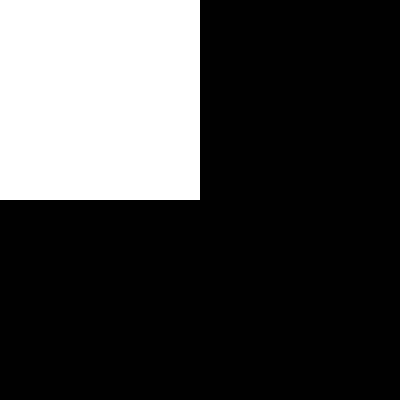
Frame 1 (no input)
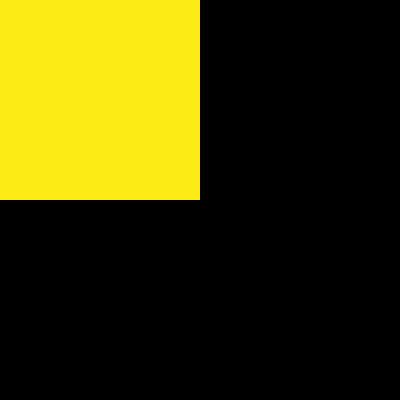
Frame 60 (the mouse pressed at the canvas centre just before this capture)
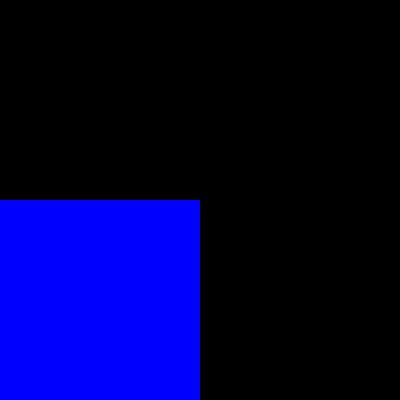
Frame 120 (the mouse held since frame 60 and released just before this capture)

The Processing sketch that drew these frames (run headless with seeded random() and noise(); from frame 60 on, the mouse is pressed at the canvas centre):

// Processing sketch: Mouse_Actions1
// ── Mouse_Actions1.pde
int v=0;
int x=0;
int y=0;

public void setup()
{
  size(400,400);
}

public void draw()
{
  background(0);
  noStroke();
  rect(x,y,200,200);
  mouseMoved();
}

void mouseMoved() {

if(mouseX<200 && mouseY<200){
  x=0;
  y=0;
  fill(252,234,20);
}
else if (mouseX>200 && mouseY<200) {
  x=200;
  y=0;
  fill(255,0,0);
}
else if (mouseX>200 && mouseY>200){
  x=200;
  y=200;
  fill(0,255,0);
}
else {
  x=0;
  y=200;
  fill(0,0,255);
}
}
